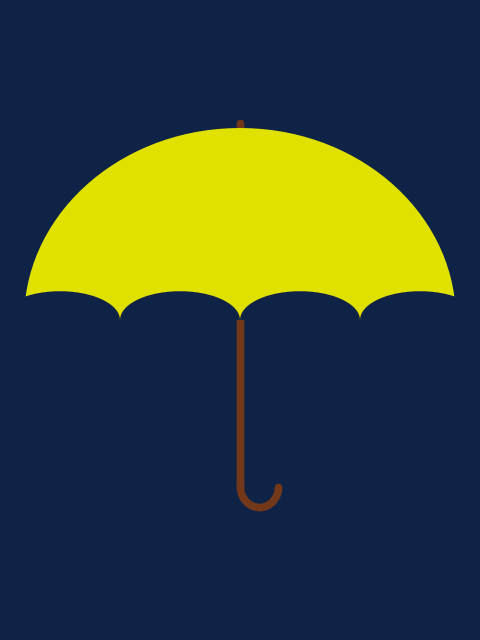
Frame 1 (no input)
Frame 2 (the mouse pressed at the canvas centre, redrawn once): identical to frame 1, image omitted

The Processing sketch that drew this single still picture (run headless with seeded random() and noise(); the mouse was pressed at the canvas centre and the sketch redrawn once):

// Processing sketch: singin__in_the_rain
// ── singin__in_the_rain.pde
// Manuale di Programmazione Cinematografica
// Daniele Olmisani, 2019

// Singin' the Rain (1952)

final color PAPER = color(15, 35, 70);
final color INK1 = color(225, 225, 0);
final color INK2 = color(115, 55, 25);


void setup() {
  size(480, 640);
  noLoop();
}


void draw() {
  
  final float S =  min(width, height);
  final float U = 0.002;
  
  background(PAPER);
    
  translate(0.5*width, 0.5*height);
  scale(S, -S);

  stroke(INK2);
  strokeWeight(8*U);
  line(0.00, 0.41, 0.00, -0.35);

  noStroke();  
  fill(INK1);
  arc(0.00, 0.00, 0.90, 0.80, 0.00, PI);
  
  fill(PAPER);
  for (int i=0; i<4; i++) {
    arc(-0.375+i*0.25, 0, 0.25, 0.12, 0.00, PI);
  }
  
  noFill();
  stroke(INK2);
  strokeWeight(8*U);
  arc(0.040, -0.35, 0.080, 0.080, PI, TWO_PI);
 
  save("singin__in_the_rain.png");
}
